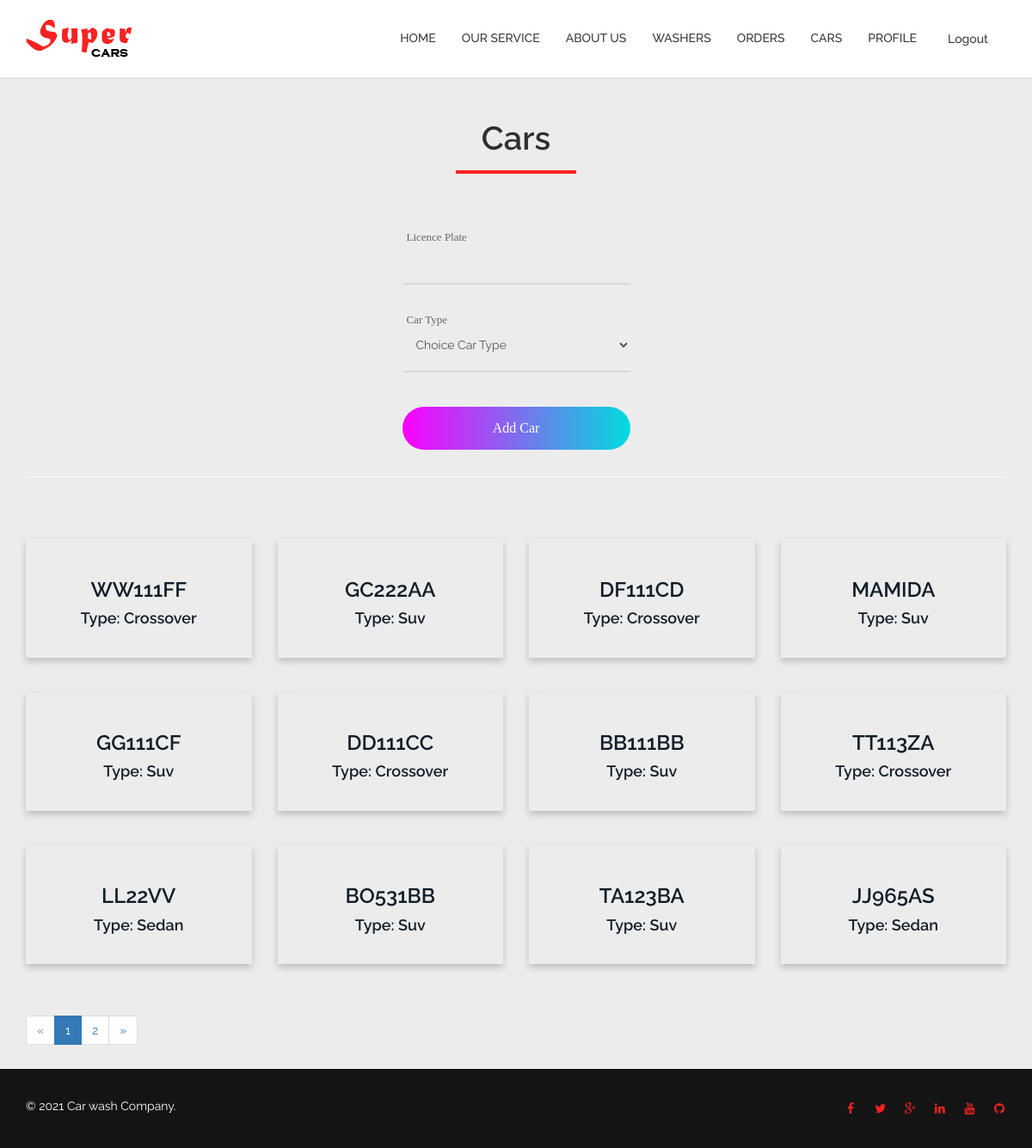
Page /cars (signed in) on the committed database.
### serviceapp/models.py (models this page shows, shortened)
class Car(models.Model):
    licence_plate = models.CharField(max_length=20)
    car_type = models.ForeignKey(
        to='serviceapp.CarType',
        on_delete=models.SET_NULL,
        null=True,
        related_name='cars')
    class Meta:
        verbose_name = _('Car')
        verbose_name_plural = _('Cars')

class CarType(models.Model):
    name = models.CharField(max_length=45, verbose_name=_('Car Type'), unique=True)
    price = models.DecimalField(max_digits=4, decimal_places=2)
    def __str__(self):
        return self.name
    class Meta:
        db_table = 'car_type'

### serviceapp/views.py (the view, shortened to what this page needs)
# urls.py: path('cars', cars_list, name='cars'),
@login_required(redirect_field_name='redirectPage')
def cars_list(request: WSGIRequest) -> HttpResponse:
    car_list = Car.objects.all()
    page = request.GET.get('page', 1)
    paginator = Paginator(car_list, 12)
    cars = paginator.page(page)
    car_form = CarForm()
    message_text = None
    return render(request, 'pages/cars.html', context={'cars': cars, 'form': car_form, 'message': message_text})

### serviceapp/forms.py
class CarForm(forms.ModelForm):
    licence_plate = CharField(widget=forms.TextInput(attrs={'class': 'car-input-fields'}))
    car_type = ModelChoiceField(empty_label='Choice Car Type',
                                widget=forms.Select(attrs={'class': 'form-control car-input-fields'}),
                                queryset=CarType.objects.all())
    class Meta:
        model = Car
        fields = ('licence_plate', 'car_type')

### templates/pages/cars.html (shortened to what this page needs)
{% extends 'layout.html' %}
{% load static %}
{% block content %}
    <section id="orders">
        <div class="container">
            <div class="section-header">
                <br>
                <br>
                <h2 class="section-title text-center wow fadeInDown">Cars</h2>
            </div>
            <form class="contact100-form validate-form car-form center" action="/cars" method="post">
                <div class="wrap-input100 validate-input">
                    <span class="label-input100">Licence Plate</span>
                    <div>
                        {{ form.licence_plate }}
                    </div>
                    <span class="focus-input100"></span>
                </div>
                <div class="wrap-input100 input100-select">
                    <span class="label-input100">Car Type</span>
                    <div>
                        {{ form.car_type }}
                    </div>
                    <span class="focus-input100"></span>
                </div>
                <div class="container-contact100-form-btn">
                    <div class="wrap-contact100-form-btn">
                        <div class="contact100-form-bgbtn"></div>
                        <button class="contact100-form-btn">
							<span>
								Add Car
							</span>
                        </button>
                    </div>
                </div>
            </form>
            <hr>
            <br>
            <br>
            <div class="row">
                {% for car in cars %}
                    <div class="col-md-3 col-sm-6 card-margin ">
                        <a href='#'>
                            <div class="wow fadeInUp car-card" data-wow-duration="400ms" data-wow-delay="0ms">
                                <div class="text-center">
                                    <br>
                                    <h3>{{ car.licence_plate }}</h3>
                                    <h4>Type: {{ car.car_type }}</h4>
                                    <br>
                                </div>
                            </div>
                        </a>
                    </div>
                {% endfor %}
            </div>
            {% if cars.has_other_pages %}
                <ul class="pagination">
                    {% if cars.has_previous %}
                        <li><a href="?page={{ cars.previous_page_number }}">&laquo;</a></li>
                    {% else %}
                        <li class="disabled"><span>&laquo;</span></li>
                    {% endif %}
                    {% for i in cars.paginator.page_range %}
                        {% if cars.number == i %}
                            <li class="active"><span>{{ i }} <span class="sr-only">(current)</span></span></li>
                        {% else %}
                            <li><a href="?page={{ i }}">{{ i }}</a></li>
                        {% endif %}
                    {% endfor %}
                    {% if cars.has_next %}
                        <li><a href="?page={{ cars.next_page_number }}">&raquo;</a></li>
                    {% else %}
                        <li class="disabled"><span>&raquo;</span></li>
                    {% endif %}
                </ul>
            {% endif %}
        </div>
    </section>
{% endblock %}

### car_wash/static/serviceapp/css/forms.css (style rules this page uses)
h1, h2, h3, h4, h5, h6 { margin: 0px; }
ul, li { margin: 0px; list-style-type: none; }
input { outline: none; border: none; }
button { outline: none !important; border: none; background: transparent; }
.container { max-width: 1200px; }
.contact100-form { width: 100%; }
.wrap-input100 { width: 100%; position: relative; border-bottom: 2px solid #d9d9d9; padding-bottom: 13px; margin-bottom: 27px; }
.label-input100 { font-family: Poppins-Regular; font-size: 13px; color: #666666; line-height: 1.5; padding-left: 5px; }
.focus-input100 { position: absolute; display: block; width: 100%; height: 100%; top: 0; left: 0; pointer-events: none; }
.focus-input100::before { content: ""; display: block; position: absolute; bottom: -2px; left: 0; width: 0; height: 2px; -webkit-transition: all 0.4s; -o-transition: all 0.4s; -moz-transition: all 0.4s; transition: all 0.4s; background: #7f7f7f; }
.container-contact100-form-btn { display: -webkit-box; display: -webkit-flex; display: -moz-box; display: -ms-flexbox; display: flex; flex-wrap: wrap; justify-content: center; padding-top: 13px; }
.wrap-contact100-form-btn { width: 100%; display: block; position: relative; z-index: 1; border-radius: 25px; overflow: hidden; margin: 0 auto; }
.contact100-form-bgbtn { position: absolute; z-index: -1; width: 300%; height: 100%; background: #a64bf4; background: -webkit-linear-gradient(left, #00dbde, #fc00ff, #00dbde, #fc00ff); background: -o-linear-gradient(left, #00dbde, #fc00ff, #00dbde, #fc00ff); background: -moz-linear-gradient(left, #00dbde, #fc00ff, #00dbde, #fc00ff); background: linear-gradient(left, #00dbde, #fc00ff, #00dbde, #fc00ff); top: 0; left: -100%; -webkit-transition: all 0.4s; -o-transition: all 0.4s; -moz-transition: all 0.4s; transition: all 0.4s; }
.contact100-form-btn { display: -webkit-box; display: -webkit-flex; display: -moz-box; display: -ms-flexbox; display: flex; justify-content: center; align-items: center; padding: 0 20px; width: 100%; height: 50px; font-family: Poppins-Medium; font-size: 16px; color: #fff; line-height: 1.2; }
.validate-input { position: relative; }

### car_wash/static/serviceapp/css/styles.css (style rules this page uses)
body { padding-top: 88px; font-family: 'Raleway', sans-serif; font-weight: 400; color: #353535; line-height: 26px; background: #ececec; }
h1, h2, h3, h4, h5, h6 { font-weight: 600; font-family: 'Raleway', sans-serif; color: #121D29; }
a { color: #45aed6; -webkit-transition: color 400ms, background-color 400ms; -moz-transition: color 400ms, background-color 400ms; -o-transition: color 400ms, background-color 400ms; transition: color 400ms, background-color 400ms; }
hr { border-top: 1px solid #e5e5e5; border-bottom: 1px solid #fff; }
.section-header { margin-bottom: 50px; }
.section-header .section-title { font-size: 38px; color: #2f2f2f; position: relative; padding-bottom: 20px; margin: 0 0 20px; }
.section-header .section-title:before { content: ""; position: absolute; width: 140px; bottom: 0; left: 50%; margin-left: -70px; height: 4px; background: #f92222; }
.form-control { box-shadow: none; -webkit-box-shadow: none; }
.card-margin { margin-bottom: 40px; }
.car-card { box-shadow: 0 4px 8px 0 rgba(0, 0, 0, 0.2); transition: 0.3s; }
.car-form { background: none; width: 25%; }
.car-input-fields { background: none; width: 100%; border: none; }
.center { margin: auto; padding: 10px; }
form input { width: 100%; }

### rows in the picture
Car: licence_plate "WW111FF", car_type "Crossover"
Car: licence_plate "GC222AA", car_type "Suv"
Car: licence_plate "DF111CD", car_type "Crossover"
Car: licence_plate "MAMIDA", car_type "Suv"
Car: licence_plate "GG111CF", car_type "Suv"
Car: licence_plate "DD111CC", car_type "Crossover"
Car: licence_plate "BB111BB", car_type "Suv"
Car: licence_plate "TT113ZA", car_type "Crossover"
Car: licence_plate "LL22VV", car_type "Sedan"
Car: licence_plate "BO531BB", car_type "Suv"
Car: licence_plate "TA123BA", car_type "Suv"
Car: licence_plate "JJ965AS", car_type "Sedan"

### other values in the picture
{{ i }} "1"
{{ i }} "2"
